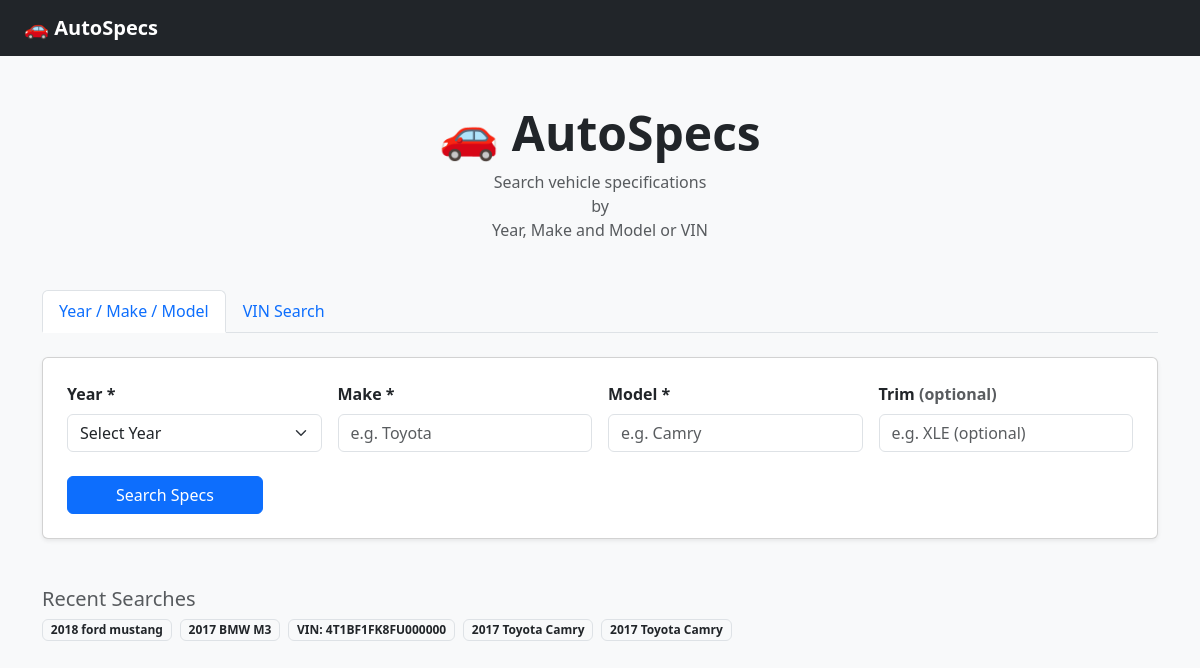
Before: / with the older database file.
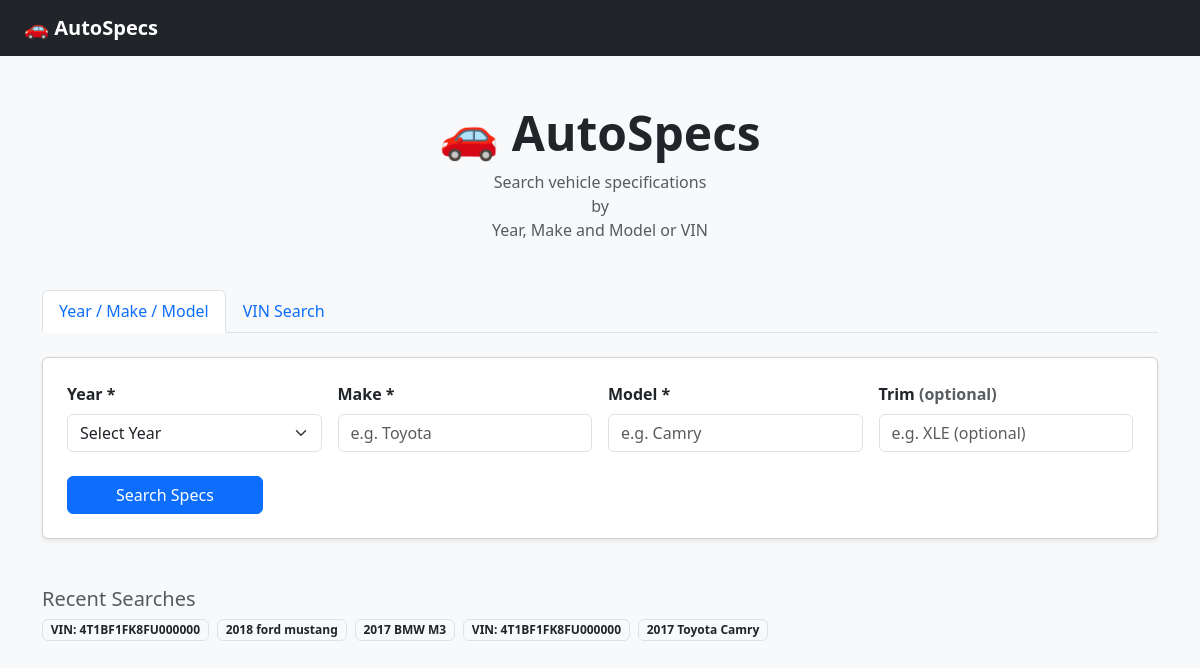
After: the same page with the newer database file.
### carspecs/models.py (models this page shows)
class SearchHistory(models.Model):
    SEARCH_TYPE_CHOICES = [
        ('ymm', 'Year/Make/Model'),
        ('vin', 'VIN'),
    ]
    search_type = models.CharField(max_length=10, choices=SEARCH_TYPE_CHOICES)
    vin = models.CharField(max_length=17, blank=True, null=True)
    year = models.CharField(max_length=4, blank=True, null=True)
    make = models.CharField(max_length=50, blank=True, null=True)
    model = models.CharField(max_length=50, blank=True, null=True)
    trim = models.CharField(max_length=50, blank=True, null=True)
    searched_at = models.DateTimeField(auto_now_add=True)
    def __str__(self):
        if self.search_type == 'vin':
            return f"VIN: {self.vin}"
        return f"{self.year} {self.make} {self.model} {self.trim or ''}".strip()
    class Meta:
        ordering = ['-searched_at']
        verbose_name_plural = "Search Histories"

### carspecs/views.py (the view)
# urls.py: path('', views.search_home, name='search_home'),
def search_home(request):
    ymm_form = YMMSearchForm()
    vin_form = VINSearchForm()
    recent_searches = SearchHistory.objects.all()[:5]
    return render(request, 'carspecs/search.html', {
        'ymm_form': ymm_form,
        'vin_form': vin_form,
        'recent_searches': recent_searches,
    })

### carspecs/forms.py (shortened to what this page needs)
class YMMSearchForm(forms.Form):
    year = forms.ChoiceField(
        choices=[('', 'Select Year')] + YEAR_CHOICES,
        widget=forms.Select(attrs={'class': 'form-select'})
    )
    make = forms.CharField(
        max_length=50,
        widget=forms.TextInput(attrs={
            'class': 'form-control',
            'placeholder': 'e.g. Toyota'
        })
    )
    model = forms.CharField(
        max_length=50,
        widget=forms.TextInput(attrs={
            'class': 'form-control',
            'placeholder': 'e.g. Camry'
        })
    )
    trim = forms.CharField(
        max_length=50,
        required=False,
        widget=forms.TextInput(attrs={
            'class': 'form-control',
            'placeholder': 'e.g. XLE (optional)'
        })
    )

class VINSearchForm(forms.Form):
    vin = forms.CharField(
        min_length=17,
        max_length=17,
        widget=forms.TextInput(attrs={
            'class': 'form-control',
            'placeholder': 'Enter 17-character VIN',
            'style': 'text-transform: uppercase;'
        })
    )

### carspecs/templates/carspecs/search.html (shortened to what this page needs)
{% extends 'carspecs/base.html' %}
{% load crispy_forms_tags %}
{% block content %}
<div class="container py-5">
  <div class="text-center mb-5">
    <h1 class="display-5 fw-bold">🚗 AutoSpecs</h1>
    <p class="text-muted">Search vehicle specifications <br> by <br> Year, Make and Model or VIN</p>
  </div>
  <ul class="nav nav-tabs mb-4" id="searchTabs" role="tablist">
    <li class="nav-item">
      <button class="nav-link active" data-bs-toggle="tab" data-bs-target="#ymm-tab">
        Year / Make / Model
      </button>
    </li>
    <li class="nav-item">
      <button class="nav-link" data-bs-toggle="tab" data-bs-target="#vin-tab">
        VIN Search
      </button>
    </li>
  </ul>
  <div class="tab-content">
    <div class="tab-pane fade show active" id="ymm-tab">
      <div class="card shadow-sm">
        <div class="card-body p-4">
          <form method="post" action="{% url 'carspecs:search_ymm' %}">
            <div class="row g-3">
              <div class="col-md-3">
                <label class="form-label fw-semibold">Year *</label>
                {{ ymm_form.year }}
              </div>
              <div class="col-md-3">
                <label class="form-label fw-semibold">Make *</label>
                {{ ymm_form.make }}
              </div>
              <div class="col-md-3">
                <label class="form-label fw-semibold">Model *</label>
                {{ ymm_form.model }}
              </div>
              <div class="col-md-3">
                <label class="form-label fw-semibold">Trim <span class="text-muted">(optional)</span></label>
                {{ ymm_form.trim }}
              </div>
            </div>
            <div class="mt-4">
              <button type="submit" class="btn btn-primary px-5">Search Specs</button>
            </div>
          </form>
        </div>
      </div>
    </div>
  </div>
  {% if recent_searches %}
  <div class="mt-5">
    <h5 class="text-muted">Recent Searches</h5>
    <div class="d-flex flex-wrap gap-2 mt-2">
      {% for search in recent_searches %}
        <span class="badge bg-light text-dark border">{{ search }}</span>
      {% endfor %}
    </div>
  </div>
  {% endif %}
</div>
{% endblock %}

### carspecs/templates/carspecs/base.html (shortened to what this page needs)
<!DOCTYPE html>
<html lang="en">
<head>
  <link href="https://cdn.jsdelivr.net/npm/bootstrap@5.3.3/dist/css/bootstrap.min.css" rel="stylesheet">
</head>
<body>
  <nav class="navbar navbar-dark bg-dark px-4">
    <a class="navbar-brand fw-bold" href="{% url 'carspecs:search_home' %}">🚗 AutoSpecs</a>
  </nav>
  {% block content %}{% endblock %}
</body>
</html>

### carspecs/templates/carspecs/base.html (style rules this page uses)
body { background-color: #f8f9fa; }
.nav-link.active { color: #0d6efd !important; border-bottom: 2px solid #0d6efd; }

Changed rows visible on the page:
no longer on this page (row unchanged): SearchHistory: search_type+year+make "2017 Toyota Camry"
added SearchHistory: search_type+vin "VIN: 4T1BF1FK8FU000000"
